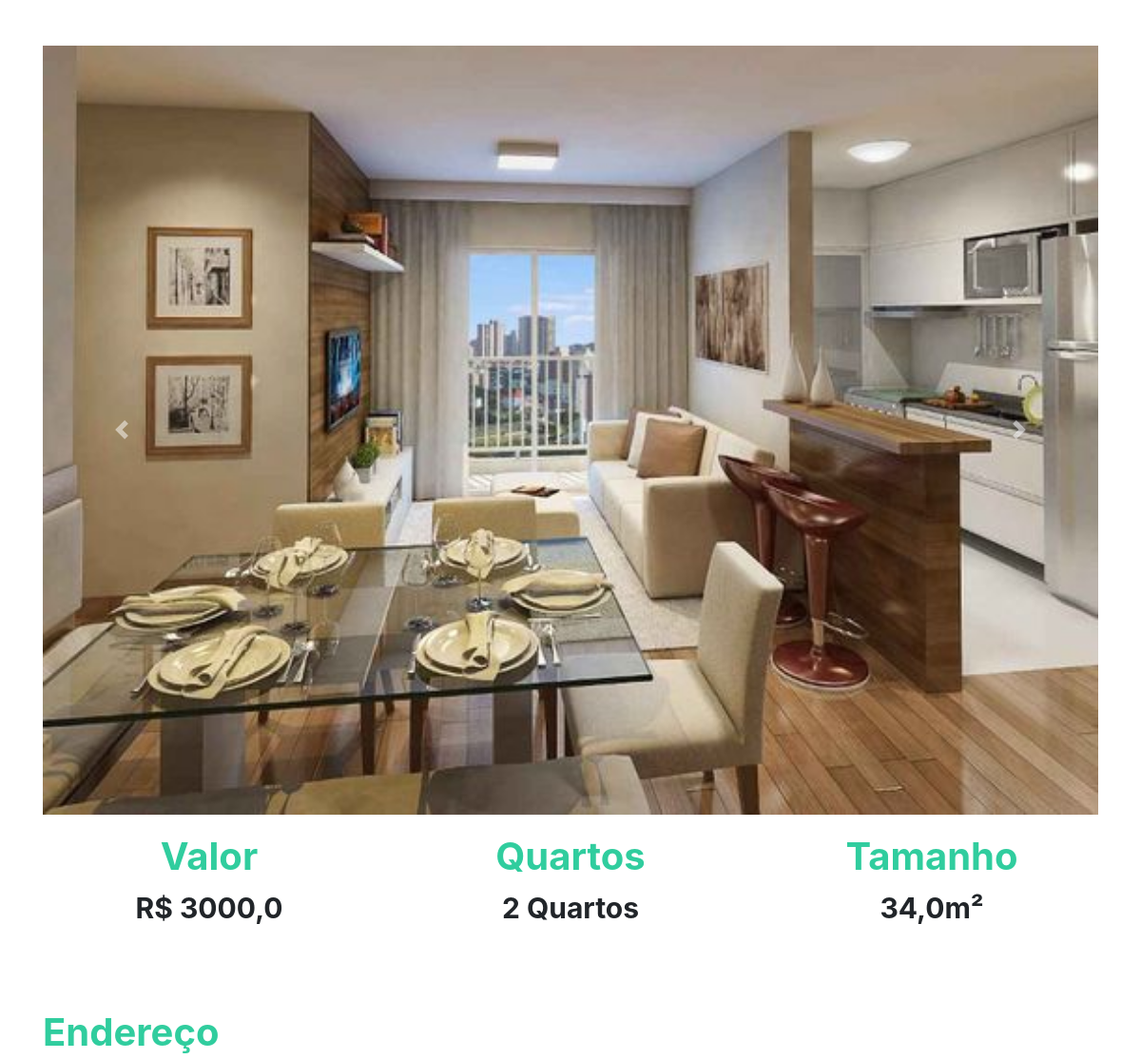
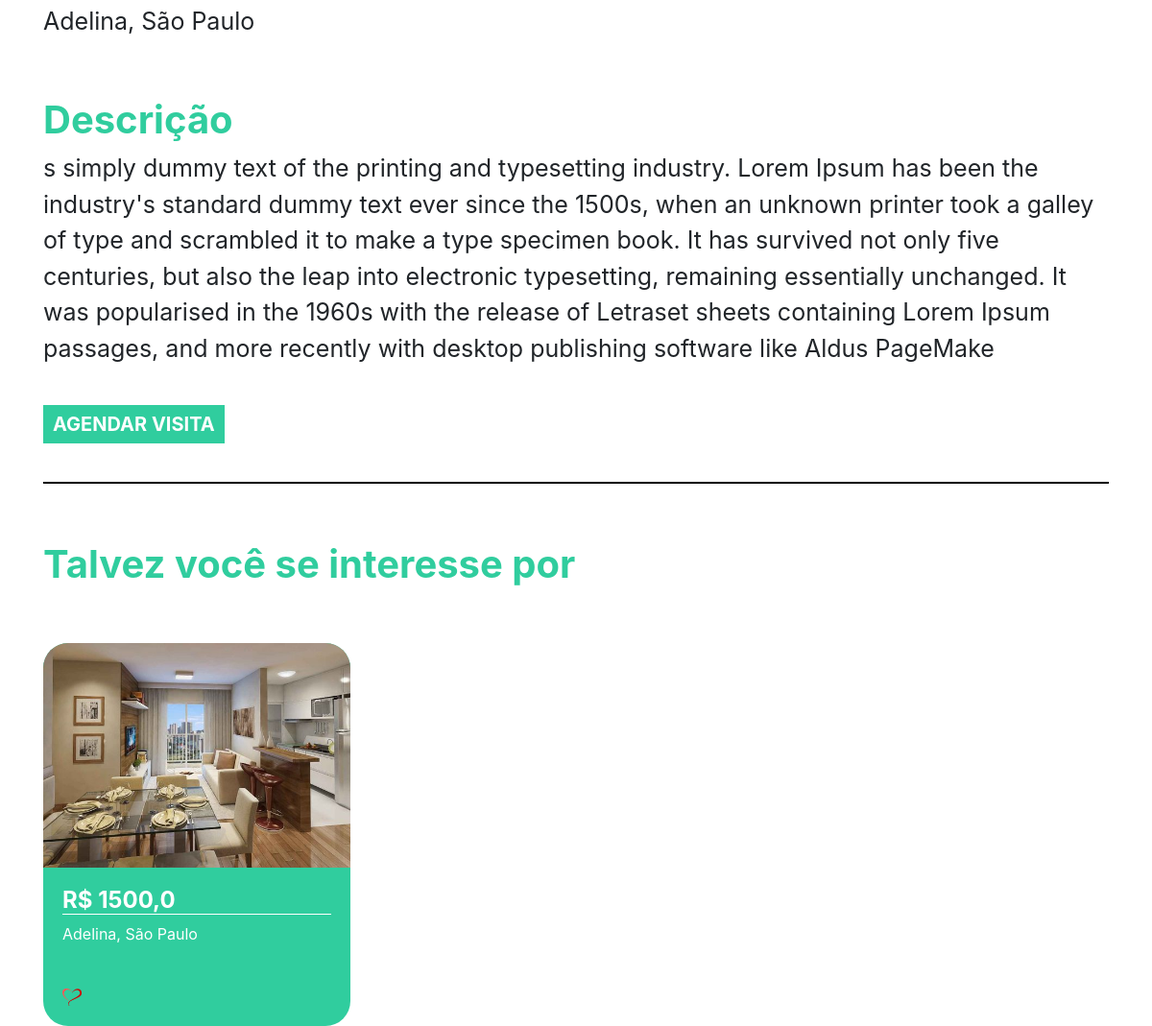
The page /imovel/5 on the database its author committed (2 pictures, top to bottom).
### plataforma/models.py (models this page shows, shortened)
class Imagem(models.Model):
    img = models.ImageField(upload_to='img')
    def __str__(self) -> str:
        return self.img.url

class Imovei(models.Model):
    choices = (('V', 'Venda'),
               ('A', 'Aluguel'))
    choices_imovel = (('A', 'Apartamento'),
                      ('C', 'Casa'))
    imagens = models.ManyToManyField(Imagem)
    valor = models.FloatField()
    quartos = models.IntegerField()
    tamanho = models.FloatField()
    cidade = models.ForeignKey(Cidade, on_delete=models.DO_NOTHING)
    rua = models.CharField(max_length=50)
    tipo = models.CharField(max_length=1, choices=choices)
    tipo_imovel = models.CharField(max_length=1, choices=choices_imovel)
    numero = models.IntegerField()
    descricao = models.TextField()
    dias_visita = models.ManyToManyField(DiasVisita)
    horarios = models.ManyToManyField(Horario)

class Cidade(models.Model):
    nome = models.CharField(max_length=30)
    def __str__(self) -> str:
        return self.nome

### plataforma/views.py (the view)
# urls.py: path('imovel/<str:id>', views.imovel, name="imovel"),
def imovel(request, id):
    imovel = get_object_or_404(Imovei, id=id)
    sugestoes = Imovei.objects.filter(cidade = imovel.cidade).exclude(id=id)[:2]
    return render(request, 'imovel.html', {'imovel': imovel, 'sugestoes': sugestoes, 'id': id})

### plataforma/models.py (called while the page is built)
    def __str__(self) -> str:
        return self.dia

    def __str__(self) -> str:
        return str(self.horario)

### plataforma/templates/imovel.html (shortened to what this page needs)
{% extends 'base.html' %}
{% load static %}
{% block 'head' %}
<link rel="stylesheet" href="{% static 'plataforma/css/home.css' %}">
{% endblock  %}
{% block 'body' %}
    <div style="text-align: center" class="container">
        <br>
        <br>
        <div id="carouselExampleControls" class="carousel slide" data-ride="carousel">
            <div class="carousel-inner">
                {% for img in imovel.imagens.all  %}
                    <div class="carousel-item {% if forloop.first %} active {% endif %}" >
                        <img class="d-block w-100" src="{{img}}" alt="First slide">
                    </div>
                {% endfor %}
            </div>
        <a class="carousel-control-prev" href="#carouselExampleControls" role="button" data-slide="prev">
            <span class="carousel-control-prev-icon" aria-hidden="true"></span>
        </a>
        <a class="carousel-control-next" href="#carouselExampleControls" role="button" data-slide="next">
            <span class="carousel-control-next-icon" aria-hidden="true"></span>
        </a>
    </div>
        <div class="row">
            <div class="col-md">
                <h3 class="titulo_especificacao">Valor</h3>
                <p class="especificacao">R$ {{imovel.valor}}</p>
            </div>
            <div class="col-md">
                <h3 class="titulo_especificacao">Quartos</h3>
                <p class="especificacao">{{imovel.quartos}} Quartos</p>
            </div>
            <div class="col-md">
                <h3 class="titulo_especificacao">Tamanho</h3>
                <p class="especificacao">{{imovel.tamanho}}m²</p>
            </div>
        </div>
        <br>
        <br>
        <div style="text-align: left">
            <h3 class="titulo_especificacao">Endereço</h3>
            <p class="especificacao_endereco">{{imovel.rua}}, {{imovel.cidade }}</p>
        </div>
        <br>
        <div style="text-align: left">
            <h3 class="titulo_especificacao">Descrição</h3>
            <p class="especificacao_endereco">{{imovel.descricao}}</p>
            <br>
            <button class="btn_agendar_visita" data-toggle="modal" data-target="#exampleModal">AGENDAR VISITA</button>
            <br>
            <br>
        </div>
        <hr style="border: 1px solid black">
        <br>
        <div class="div_possivel_interesse">
            <h3 class="titulo_especificacao">Talvez você se interesse por</h3>
            <div class="row">
                {% for sugestao in sugestoes %}
                    <div class="col-md cont">
                        <div class="card_imovel">
                            <img class="img_capa_imovel" src="{{sugestao.imagens.all.0.img.url}}">
                            <div class="informacoes_imoveis">
                            <a class="a_none" href="{% url 'imovel' sugestao.id %}"><h4 class="valor">R$ {{sugestao.valor}}</h4></a>
                            <p>{{sugestao.rua}}, {{sugestao.cidade}}</p>
                            <br>
                            <img width="7%" src="{% static 'plataforma/img/heart.png' %}">
                            </div>
                        </div>
                    </div>
                {% endfor %}
            </div>
        </div>
    </div>
{% endblock  %}

### templates/static/plataforma/css/home.css (style rules this page uses)
.card_imovel { background-color: #30CD9E; width: 20rem; margin-top: 50px; border-radius: 26px; }
.img_capa_imovel { width: 100%; border-top-left-radius: 26px; border-top-right-radius: 26px; }
.informacoes_imoveis { padding: 20px; color: white; }
.valor { font-weight: bold; border-bottom: 1px solid white; }
.a_none { color: white; }
.titulo_especificacao { color: #30CD9E; font-weight: bold; margin-top: 20px; font-size: 40px; }
.especificacao { font-size: 30px; font-weight: bold; }
.especificacao_endereco { font-size: 25px; }
.btn_agendar_visita { border: none; background-color: #30CD9E; color: white; font-weight: bold; font-size: 20px; padding: 5px 10px 5px 10px; }
.div_possivel_interesse { text-align: left; }

### rows shown on the page
Imagem: img (picture)
Imovei: valor "3000,0", quartos "2", tamanho "34,0", rua "Adelina", cidade "São Paulo", descricao "s simply dummy text of the printing and typesetting industry. Lorem Ipsum has been the industry's standard dummy text ever since the 1500s, when an unknown printer took a galley of type and scrambled it to make a type specimen book. It has survived not only five centuries, but also the leap into electronic typesetting, remaining essentially unchanged. It was popularised in the 1960s with the release of Letraset sheets containing Lorem Ipsum passages, and more recently with desktop publishing software like Aldus PageMake"
Imovei: imagens.all.0.img (picture), valor "1500,0", rua "Adelina", cidade "São Paulo"
